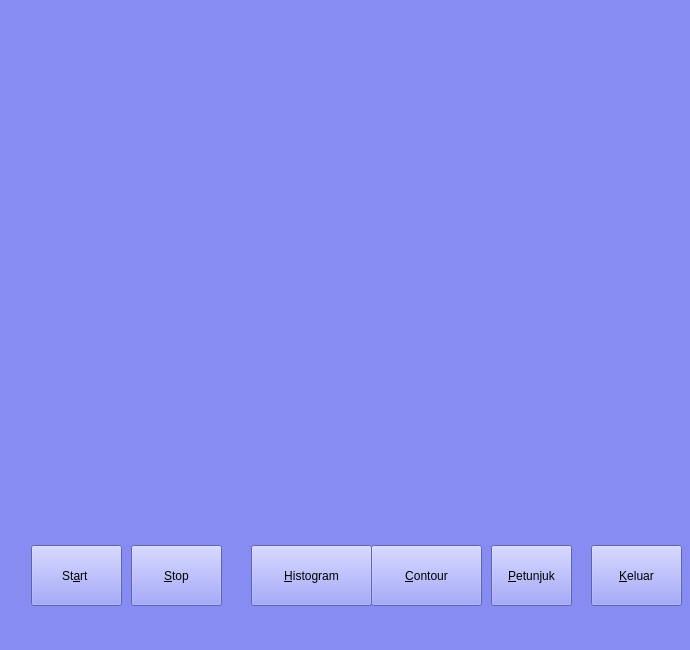
<?xml version="1.0" encoding="UTF-8"?>
<ui version="4.0">
 <class>SIstemView</class>
 <widget class="QWidget" name="SIstemView">
  <property name="geometry">
   <rect>
    <x>0</x>
    <y>0</y>
    <width>690</width>
    <height>650</height>
   </rect>
  </property>
  <property name="sizePolicy">
   <sizepolicy hsizetype="Maximum" vsizetype="Maximum">
    <horstretch>65</horstretch>
    <verstretch>60</verstretch>
   </sizepolicy>
  </property>
  <property name="minimumSize">
   <size>
    <width>690</width>
    <height>650</height>
   </size>
  </property>
  <property name="maximumSize">
   <size>
    <width>720</width>
    <height>650</height>
   </size>
  </property>
  <property name="palette">
   <palette>
    <active>
     <colorrole role="WindowText">
      <brush brushstyle="SolidPattern">
       <color alpha="255">
        <red>0</red>
        <green>0</green>
        <blue>0</blue>
       </color>
      </brush>
     </colorrole>
     <colorrole role="Button">
      <brush brushstyle="SolidPattern">
       <color alpha="255">
        <red>135</red>
        <green>140</green>
        <blue>242</blue>
       </color>
      </brush>
     </colorrole>
     <colorrole role="Light">
      <brush brushstyle="SolidPattern">
       <color alpha="255">
        <red>251</red>
        <green>251</green>
        <blue>255</blue>
       </color>
      </brush>
     </colorrole>
     <colorrole role="Midlight">
      <brush brushstyle="SolidPattern">
       <color alpha="255">
        <red>193</red>
        <green>195</green>
        <blue>248</blue>
       </color>
      </brush>
     </colorrole>
     <colorrole role="Dark">
      <brush brushstyle="SolidPattern">
       <color alpha="255">
        <red>67</red>
        <green>70</green>
        <blue>121</blue>
       </color>
      </brush>
     </colorrole>
     <colorrole role="Mid">
      <brush brushstyle="SolidPattern">
       <color alpha="255">
        <red>90</red>
        <green>93</green>
        <blue>161</blue>
       </color>
      </brush>
     </colorrole>
     <colorrole role="Text">
      <brush brushstyle="SolidPattern">
       <color alpha="255">
        <red>0</red>
        <green>0</green>
        <blue>0</blue>
       </color>
      </brush>
     </colorrole>
     <colorrole role="BrightText">
      <brush brushstyle="SolidPattern">
       <color alpha="255">
        <red>255</red>
        <green>255</green>
        <blue>255</blue>
       </color>
      </brush>
     </colorrole>
     <colorrole role="ButtonText">
      <brush brushstyle="SolidPattern">
       <color alpha="255">
        <red>0</red>
        <green>0</green>
        <blue>0</blue>
       </color>
      </brush>
     </colorrole>
     <colorrole role="Base">
      <brush brushstyle="SolidPattern">
       <color alpha="255">
        <red>255</red>
        <green>255</green>
        <blue>255</blue>
       </color>
      </brush>
     </colorrole>
     <colorrole role="Window">
      <brush brushstyle="SolidPattern">
       <color alpha="255">
        <red>135</red>
        <green>140</green>
        <blue>242</blue>
       </color>
      </brush>
     </colorrole>
     <colorrole role="Shadow">
      <brush brushstyle="SolidPattern">
       <color alpha="255">
        <red>0</red>
        <green>0</green>
        <blue>0</blue>
       </color>
      </brush>
     </colorrole>
     <colorrole role="AlternateBase">
      <brush brushstyle="SolidPattern">
       <color alpha="255">
        <red>195</red>
        <green>197</green>
        <blue>248</blue>
       </color>
      </brush>
     </colorrole>
     <colorrole role="ToolTipBase">
      <brush brushstyle="SolidPattern">
       <color alpha="255">
        <red>255</red>
        <green>255</green>
        <blue>220</blue>
       </color>
      </brush>
     </colorrole>
     <colorrole role="ToolTipText">
      <brush brushstyle="SolidPattern">
       <color alpha="255">
        <red>0</red>
        <green>0</green>
        <blue>0</blue>
       </color>
      </brush>
     </colorrole>
    </active>
    <inactive>
     <colorrole role="WindowText">
      <brush brushstyle="SolidPattern">
       <color alpha="255">
        <red>0</red>
        <green>0</green>
        <blue>0</blue>
       </color>
      </brush>
     </colorrole>
     <colorrole role="Button">
      <brush brushstyle="SolidPattern">
       <color alpha="255">
        <red>135</red>
        <green>140</green>
        <blue>242</blue>
       </color>
      </brush>
     </colorrole>
     <colorrole role="Light">
      <brush brushstyle="SolidPattern">
       <color alpha="255">
        <red>251</red>
        <green>251</green>
        <blue>255</blue>
       </color>
      </brush>
     </colorrole>
     <colorrole role="Midlight">
      <brush brushstyle="SolidPattern">
       <color alpha="255">
        <red>193</red>
        <green>195</green>
        <blue>248</blue>
       </color>
      </brush>
     </colorrole>
     <colorrole role="Dark">
      <brush brushstyle="SolidPattern">
       <color alpha="255">
        <red>67</red>
        <green>70</green>
        <blue>121</blue>
       </color>
      </brush>
     </colorrole>
     <colorrole role="Mid">
      <brush brushstyle="SolidPattern">
       <color alpha="255">
        <red>90</red>
        <green>93</green>
        <blue>161</blue>
       </color>
      </brush>
     </colorrole>
     <colorrole role="Text">
      <brush brushstyle="SolidPattern">
       <color alpha="255">
        <red>0</red>
        <green>0</green>
        <blue>0</blue>
       </color>
      </brush>
     </colorrole>
     <colorrole role="BrightText">
      <brush brushstyle="SolidPattern">
       <color alpha="255">
        <red>255</red>
        <green>255</green>
        <blue>255</blue>
       </color>
      </brush>
     </colorrole>
     <colorrole role="ButtonText">
      <brush brushstyle="SolidPattern">
       <color alpha="255">
        <red>0</red>
        <green>0</green>
        <blue>0</blue>
       </color>
      </brush>
     </colorrole>
     <colorrole role="Base">
      <brush brushstyle="SolidPattern">
       <color alpha="255">
        <red>255</red>
        <green>255</green>
        <blue>255</blue>
       </color>
      </brush>
     </colorrole>
     <colorrole role="Window">
      <brush brushstyle="SolidPattern">
       <color alpha="255">
        <red>135</red>
        <green>140</green>
        <blue>242</blue>
       </color>
      </brush>
     </colorrole>
     <colorrole role="Shadow">
      <brush brushstyle="SolidPattern">
       <color alpha="255">
        <red>0</red>
        <green>0</green>
        <blue>0</blue>
       </color>
      </brush>
     </colorrole>
     <colorrole role="AlternateBase">
      <brush brushstyle="SolidPattern">
       <color alpha="255">
        <red>195</red>
        <green>197</green>
        <blue>248</blue>
       </color>
      </brush>
     </colorrole>
     <colorrole role="ToolTipBase">
      <brush brushstyle="SolidPattern">
       <color alpha="255">
        <red>255</red>
        <green>255</green>
        <blue>220</blue>
       </color>
      </brush>
     </colorrole>
     <colorrole role="ToolTipText">
      <brush brushstyle="SolidPattern">
       <color alpha="255">
        <red>0</red>
        <green>0</green>
        <blue>0</blue>
       </color>
      </brush>
     </colorrole>
    </inactive>
    <disabled>
     <colorrole role="WindowText">
      <brush brushstyle="SolidPattern">
       <color alpha="255">
        <red>67</red>
        <green>70</green>
        <blue>121</blue>
       </color>
      </brush>
     </colorrole>
     <colorrole role="Button">
      <brush brushstyle="SolidPattern">
       <color alpha="255">
        <red>135</red>
        <green>140</green>
        <blue>242</blue>
       </color>
      </brush>
     </colorrole>
     <colorrole role="Light">
      <brush brushstyle="SolidPattern">
       <color alpha="255">
        <red>251</red>
        <green>251</green>
        <blue>255</blue>
       </color>
      </brush>
     </colorrole>
     <colorrole role="Midlight">
      <brush brushstyle="SolidPattern">
       <color alpha="255">
        <red>193</red>
        <green>195</green>
        <blue>248</blue>
       </color>
      </brush>
     </colorrole>
     <colorrole role="Dark">
      <brush brushstyle="SolidPattern">
       <color alpha="255">
        <red>67</red>
        <green>70</green>
        <blue>121</blue>
       </color>
      </brush>
     </colorrole>
     <colorrole role="Mid">
      <brush brushstyle="SolidPattern">
       <color alpha="255">
        <red>90</red>
        <green>93</green>
        <blue>161</blue>
       </color>
      </brush>
     </colorrole>
     <colorrole role="Text">
      <brush brushstyle="SolidPattern">
       <color alpha="255">
        <red>67</red>
        <green>70</green>
        <blue>121</blue>
       </color>
      </brush>
     </colorrole>
     <colorrole role="BrightText">
      <brush brushstyle="SolidPattern">
       <color alpha="255">
        <red>255</red>
        <green>255</green>
        <blue>255</blue>
       </color>
      </brush>
     </colorrole>
     <colorrole role="ButtonText">
      <brush brushstyle="SolidPattern">
       <color alpha="255">
        <red>67</red>
        <green>70</green>
        <blue>121</blue>
       </color>
      </brush>
     </colorrole>
     <colorrole role="Base">
      <brush brushstyle="SolidPattern">
       <color alpha="255">
        <red>135</red>
        <green>140</green>
        <blue>242</blue>
       </color>
      </brush>
     </colorrole>
     <colorrole role="Window">
      <brush brushstyle="SolidPattern">
       <color alpha="255">
        <red>135</red>
        <green>140</green>
        <blue>242</blue>
       </color>
      </brush>
     </colorrole>
     <colorrole role="Shadow">
      <brush brushstyle="SolidPattern">
       <color alpha="255">
        <red>0</red>
        <green>0</green>
        <blue>0</blue>
       </color>
      </brush>
     </colorrole>
     <colorrole role="AlternateBase">
      <brush brushstyle="SolidPattern">
       <color alpha="255">
        <red>135</red>
        <green>140</green>
        <blue>242</blue>
       </color>
      </brush>
     </colorrole>
     <colorrole role="ToolTipBase">
      <brush brushstyle="SolidPattern">
       <color alpha="255">
        <red>255</red>
        <green>255</green>
        <blue>220</blue>
       </color>
      </brush>
     </colorrole>
     <colorrole role="ToolTipText">
      <brush brushstyle="SolidPattern">
       <color alpha="255">
        <red>0</red>
        <green>0</green>
        <blue>0</blue>
       </color>
      </brush>
     </colorrole>
    </disabled>
   </palette>
  </property>
  <property name="windowTitle">
   <string>SIstemView</string>
  </property>
  <widget class="QWidget" name="verticalLayoutWidget">
   <property name="geometry">
    <rect>
     <x>0</x>
     <y>0</y>
     <width>691</width>
     <height>651</height>
    </rect>
   </property>
   <layout class="QVBoxLayout" name="verticalLayout">
    <item>
     <widget class="MyCameraWindow" name="widgetOpenCV" native="true">
      <property name="sizePolicy">
       <sizepolicy hsizetype="Maximum" vsizetype="Maximum">
        <horstretch>0</horstretch>
        <verstretch>0</verstretch>
       </sizepolicy>
      </property>
      <property name="minimumSize">
       <size>
        <width>680</width>
        <height>510</height>
       </size>
      </property>
      <property name="maximumSize">
       <size>
        <width>680</width>
        <height>500</height>
       </size>
      </property>
     </widget>
    </item>
    <item>
     <widget class="QWidget" name="widgetButton" native="true">
      <property name="minimumSize">
       <size>
        <width>680</width>
        <height>100</height>
       </size>
      </property>
      <property name="maximumSize">
       <size>
        <width>680</width>
        <height>100</height>
       </size>
      </property>
      <widget class="QPushButton" name="buttonStart">
       <property name="geometry">
        <rect>
         <x>20</x>
         <y>10</y>
         <width>91</width>
         <height>61</height>
        </rect>
       </property>
       <property name="mouseTracking">
        <bool>true</bool>
       </property>
       <property name="text">
        <string extracomment="Memulai Kendali Tangan">St&amp;art </string>
       </property>
       <property name="icon">
        <iconset resource="projectresource.qrc">
         <normaloff>:/image/images/play.png</normaloff>:/image/images/play.png</iconset>
       </property>
       <property name="iconSize">
        <size>
         <width>31</width>
         <height>30</height>
        </size>
       </property>
       <property name="checkable">
        <bool>true</bool>
       </property>
      </widget>
      <widget class="QPushButton" name="buttonHistogram">
       <property name="geometry">
        <rect>
         <x>240</x>
         <y>10</y>
         <width>121</width>
         <height>61</height>
        </rect>
       </property>
       <property name="text">
        <string>&amp;Histogram</string>
       </property>
       <property name="icon">
        <iconset resource="projectresource.qrc">
         <normaloff>:/image/images/histogram.jpg</normaloff>:/image/images/histogram.jpg</iconset>
       </property>
       <property name="iconSize">
        <size>
         <width>31</width>
         <height>30</height>
        </size>
       </property>
      </widget>
      <widget class="QPushButton" name="buttonContour">
       <property name="geometry">
        <rect>
         <x>360</x>
         <y>10</y>
         <width>111</width>
         <height>61</height>
        </rect>
       </property>
       <property name="text">
        <string>&amp;Contour</string>
       </property>
       <property name="icon">
        <iconset resource="projectresource.qrc">
         <normaloff>:/image/images/7023332-human-hand-concept-made-of-100-icons-set-in-black-color.jpg</normaloff>:/image/images/7023332-human-hand-concept-made-of-100-icons-set-in-black-color.jpg</iconset>
       </property>
       <property name="iconSize">
        <size>
         <width>31</width>
         <height>30</height>
        </size>
       </property>
      </widget>
      <widget class="QPushButton" name="buttonExit">
       <property name="geometry">
        <rect>
         <x>580</x>
         <y>10</y>
         <width>91</width>
         <height>61</height>
        </rect>
       </property>
       <property name="text">
        <string>&amp;Keluar</string>
       </property>
       <property name="icon">
        <iconset resource="projectresource.qrc">
         <normaloff>:/image/images/exit.png</normaloff>:/image/images/exit.png</iconset>
       </property>
       <property name="iconSize">
        <size>
         <width>29</width>
         <height>30</height>
        </size>
       </property>
      </widget>
      <widget class="QPushButton" name="buttonStop">
       <property name="geometry">
        <rect>
         <x>120</x>
         <y>10</y>
         <width>91</width>
         <height>61</height>
        </rect>
       </property>
       <property name="text">
        <string>&amp;Stop</string>
       </property>
       <property name="icon">
        <iconset resource="projectresource.qrc">
         <normaloff>:/image/images/stop.png</normaloff>:/image/images/stop.png</iconset>
       </property>
       <property name="iconSize">
        <size>
         <width>31</width>
         <height>30</height>
        </size>
       </property>
      </widget>
      <widget class="QPushButton" name="buttonPetunjuk">
       <property name="geometry">
        <rect>
         <x>480</x>
         <y>10</y>
         <width>81</width>
         <height>61</height>
        </rect>
       </property>
       <property name="text">
        <string>&amp;Petunjuk</string>
       </property>
      </widget>
     </widget>
    </item>
   </layout>
  </widget>
 </widget>
 <layoutdefault spacing="6" margin="11"/>
 <customwidgets>
  <customwidget>
   <class>MyCameraWindow</class>
   <extends>QWidget</extends>
   <header location="global">MyCameraWindow.h</header>
   <container>1</container>
  </customwidget>
 </customwidgets>
 <resources>
  <include location="projectresource.qrc"/>
 </resources>
 <connections/>
 <slots>
  <slot>on_buttonStart_clicked()</slot>
 </slots>
</ui>
